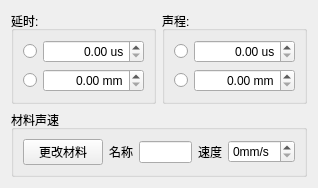
<?xml version="1.0" encoding="UTF-8"?>
<ui version="4.0">
 <class>PanelUTSetupTimebase</class>
 <widget class="QWidget" name="PanelUTSetupTimebase">
  <property name="geometry">
   <rect>
    <x>0</x>
    <y>0</y>
    <width>296</width>
    <height>163</height>
   </rect>
  </property>
  <property name="windowTitle">
   <string>Form</string>
  </property>
  <layout class="QVBoxLayout" name="verticalLayout">
   <item>
    <layout class="QHBoxLayout" name="layoutTimebase">
     <item>
      <widget class="QGroupBox" name="delayGroup">
       <property name="sizePolicy">
        <sizepolicy hsizetype="MinimumExpanding" vsizetype="MinimumExpanding">
         <horstretch>0</horstretch>
         <verstretch>0</verstretch>
        </sizepolicy>
       </property>
       <property name="title">
        <string>延时:</string>
       </property>
       <layout class="QGridLayout" name="gridLayout">
        <item row="0" column="0">
         <layout class="QHBoxLayout" name="layoutDelayTime">
          <item>
           <widget class="ConfigRadioButton" name="delayPreferTime">
            <property name="text">
             <string/>
            </property>
           </widget>
          </item>
          <item>
           <widget class="QDoubleSpinBox" name="delayTime">
            <property name="sizePolicy">
             <sizepolicy hsizetype="MinimumExpanding" vsizetype="Fixed">
              <horstretch>0</horstretch>
              <verstretch>0</verstretch>
             </sizepolicy>
            </property>
            <property name="alignment">
             <set>Qt::AlignRight|Qt::AlignTrailing|Qt::AlignVCenter</set>
            </property>
            <property name="suffix">
             <string> us</string>
            </property>
            <property name="maximum">
             <double>99999.990000000005239</double>
            </property>
           </widget>
          </item>
         </layout>
        </item>
        <item row="1" column="0">
         <layout class="QHBoxLayout" name="layoutDelayDistance">
          <item>
           <widget class="ConfigRadioButton" name="delayPreferDistance">
            <property name="text">
             <string/>
            </property>
           </widget>
          </item>
          <item>
           <widget class="QDoubleSpinBox" name="delayDistance">
            <property name="sizePolicy">
             <sizepolicy hsizetype="MinimumExpanding" vsizetype="Fixed">
              <horstretch>0</horstretch>
              <verstretch>0</verstretch>
             </sizepolicy>
            </property>
            <property name="alignment">
             <set>Qt::AlignRight|Qt::AlignTrailing|Qt::AlignVCenter</set>
            </property>
            <property name="suffix">
             <string> mm</string>
            </property>
            <property name="maximum">
             <double>99999.990000000005239</double>
            </property>
           </widget>
          </item>
         </layout>
        </item>
       </layout>
      </widget>
     </item>
     <item>
      <widget class="QGroupBox" name="rangeGroup">
       <property name="sizePolicy">
        <sizepolicy hsizetype="MinimumExpanding" vsizetype="MinimumExpanding">
         <horstretch>0</horstretch>
         <verstretch>0</verstretch>
        </sizepolicy>
       </property>
       <property name="title">
        <string>声程:</string>
       </property>
       <layout class="QVBoxLayout" name="verticalLayout_2">
        <item>
         <layout class="QHBoxLayout" name="layoutRangeTime">
          <item>
           <widget class="ConfigRadioButton" name="rangePreferTime">
            <property name="text">
             <string/>
            </property>
           </widget>
          </item>
          <item>
           <widget class="QDoubleSpinBox" name="rangeTime">
            <property name="sizePolicy">
             <sizepolicy hsizetype="Expanding" vsizetype="Fixed">
              <horstretch>0</horstretch>
              <verstretch>0</verstretch>
             </sizepolicy>
            </property>
            <property name="alignment">
             <set>Qt::AlignRight|Qt::AlignTrailing|Qt::AlignVCenter</set>
            </property>
            <property name="suffix">
             <string> us</string>
            </property>
            <property name="maximum">
             <double>99999.990000000005239</double>
            </property>
           </widget>
          </item>
         </layout>
        </item>
        <item>
         <layout class="QHBoxLayout" name="layoutRangeDistance">
          <item>
           <widget class="ConfigRadioButton" name="rangePreferDistance">
            <property name="text">
             <string/>
            </property>
           </widget>
          </item>
          <item>
           <widget class="QDoubleSpinBox" name="rangeDistance">
            <property name="sizePolicy">
             <sizepolicy hsizetype="Expanding" vsizetype="Fixed">
              <horstretch>0</horstretch>
              <verstretch>0</verstretch>
             </sizepolicy>
            </property>
            <property name="alignment">
             <set>Qt::AlignRight|Qt::AlignTrailing|Qt::AlignVCenter</set>
            </property>
            <property name="suffix">
             <string> mm</string>
            </property>
            <property name="maximum">
             <double>99999.990000000005239</double>
            </property>
           </widget>
          </item>
         </layout>
        </item>
       </layout>
      </widget>
     </item>
    </layout>
   </item>
   <item>
    <widget class="QGroupBox" name="materialGroup">
     <property name="sizePolicy">
      <sizepolicy hsizetype="Preferred" vsizetype="Preferred">
       <horstretch>0</horstretch>
       <verstretch>0</verstretch>
      </sizepolicy>
     </property>
     <property name="title">
      <string>材料声速</string>
     </property>
     <layout class="QHBoxLayout" name="horizontalLayout">
      <item>
       <widget class="QPushButton" name="changeMaterial">
        <property name="sizePolicy">
         <sizepolicy hsizetype="MinimumExpanding" vsizetype="Fixed">
          <horstretch>0</horstretch>
          <verstretch>0</verstretch>
         </sizepolicy>
        </property>
        <property name="text">
         <string>更改材料</string>
        </property>
       </widget>
      </item>
      <item>
       <widget class="QLabel" name="labelMaterialName">
        <property name="text">
         <string>名称</string>
        </property>
       </widget>
      </item>
      <item>
       <widget class="QLineEdit" name="materialName">
        <property name="sizePolicy">
         <sizepolicy hsizetype="Expanding" vsizetype="Fixed">
          <horstretch>1</horstretch>
          <verstretch>0</verstretch>
         </sizepolicy>
        </property>
        <property name="readOnly">
         <bool>true</bool>
        </property>
       </widget>
      </item>
      <item>
       <widget class="QLabel" name="labelMaterialSpeed">
        <property name="text">
         <string>速度</string>
        </property>
       </widget>
      </item>
      <item>
       <widget class="ConfigSpinBox" name="materialSpeed">
        <property name="sizePolicy">
         <sizepolicy hsizetype="Expanding" vsizetype="Fixed">
          <horstretch>1</horstretch>
          <verstretch>0</verstretch>
         </sizepolicy>
        </property>
        <property name="suffix">
         <string>mm/s</string>
        </property>
        <property name="maximum">
         <number>999999</number>
        </property>
       </widget>
      </item>
     </layout>
    </widget>
   </item>
  </layout>
 </widget>
 <customwidgets>
  <customwidget>
   <class>ConfigRadioButton</class>
   <extends>QRadioButton</extends>
   <header location="global">ConfigControl/ConfigRadioButton.h</header>
  </customwidget>
  <customwidget>
   <class>ConfigSpinBox</class>
   <extends>QSpinBox</extends>
   <header location="global">ConfigControl/ConfigSpinBox.h</header>
  </customwidget>
 </customwidgets>
 <resources/>
 <connections/>
</ui>
